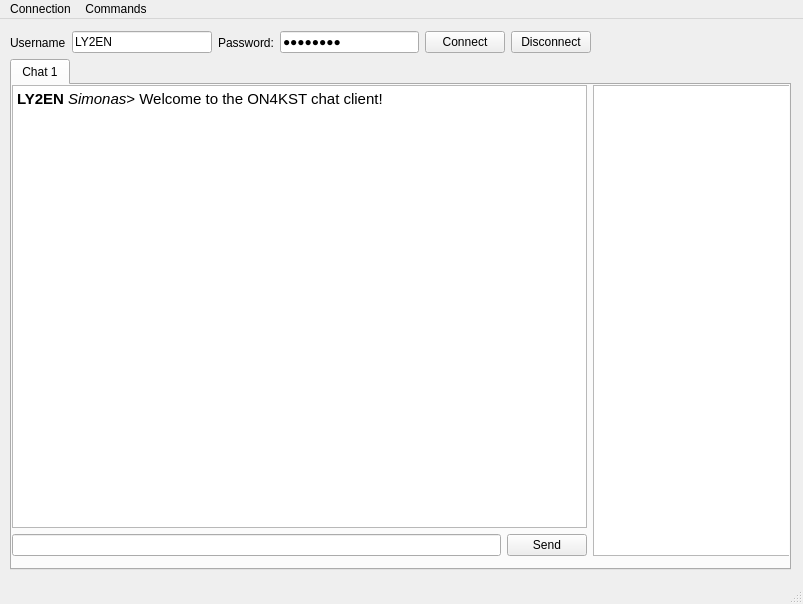
<?xml version="1.0" encoding="UTF-8"?>
<ui version="4.0">
 <class>LYAChatWindow</class>
 <widget class="QMainWindow" name="LYAChatWindow">
  <property name="geometry">
   <rect>
    <x>0</x>
    <y>0</y>
    <width>803</width>
    <height>604</height>
   </rect>
  </property>
  <property name="minimumSize">
   <size>
    <width>803</width>
    <height>604</height>
   </size>
  </property>
  <property name="maximumSize">
   <size>
    <width>803</width>
    <height>604</height>
   </size>
  </property>
  <property name="windowTitle">
   <string>LYAChat - Main Window</string>
  </property>
  <widget class="QWidget" name="centralwidget">
   <widget class="QTabWidget" name="tabWidget">
    <property name="geometry">
     <rect>
      <x>10</x>
      <y>40</y>
      <width>781</width>
      <height>511</height>
     </rect>
    </property>
    <property name="sizePolicy">
     <sizepolicy hsizetype="Maximum" vsizetype="Maximum">
      <horstretch>0</horstretch>
      <verstretch>0</verstretch>
     </sizepolicy>
    </property>
    <property name="autoFillBackground">
     <bool>true</bool>
    </property>
    <widget class="QWidget" name="tab">
     <attribute name="title">
      <string>Chat 1</string>
     </attribute>
     <widget class="QWidget" name="horizontalLayoutWidget_2">
      <property name="geometry">
       <rect>
        <x>0</x>
        <y>0</y>
        <width>781</width>
        <height>471</height>
       </rect>
      </property>
      <layout class="QHBoxLayout" name="horizontalLayout_3">
       <item>
        <layout class="QVBoxLayout" name="verticalLayout">
         <item>
          <widget class="QTextEdit" name="textEdit">
           <property name="readOnly">
            <bool>true</bool>
           </property>
           <property name="html">
            <string>&lt;!DOCTYPE HTML PUBLIC &quot;-//W3C//DTD HTML 4.0//EN&quot; &quot;http://www.w3.org/TR/REC-html40/strict.dtd&quot;&gt;
&lt;html&gt;&lt;head&gt;&lt;meta name=&quot;qrichtext&quot; content=&quot;1&quot; /&gt;&lt;style type=&quot;text/css&quot;&gt;
p, li { white-space: pre-wrap; }
&lt;/style&gt;&lt;/head&gt;&lt;body style=&quot; font-family:'Ubuntu'; font-size:11pt; font-weight:400; font-style:normal;&quot;&gt;
&lt;p style=&quot; margin-top:0px; margin-bottom:0px; margin-left:0px; margin-right:0px; -qt-block-indent:0; text-indent:0px;&quot;&gt;&lt;span style=&quot; font-weight:600;&quot;&gt;LY2EN&lt;/span&gt; &lt;span style=&quot; font-style:italic;&quot;&gt;Simonas&lt;/span&gt;&amp;gt; Welcome to the ON4KST chat client! &lt;/p&gt;&lt;/body&gt;&lt;/html&gt;</string>
           </property>
          </widget>
         </item>
         <item>
          <layout class="QHBoxLayout" name="horizontalLayout_4">
           <item>
            <widget class="QLineEdit" name="lineEdit">
             <property name="text">
              <string/>
             </property>
            </widget>
           </item>
           <item>
            <widget class="QPushButton" name="pushButton_3">
             <property name="text">
              <string>Send</string>
             </property>
            </widget>
           </item>
          </layout>
         </item>
        </layout>
       </item>
       <item alignment="Qt::AlignRight">
        <widget class="QListView" name="listView">
         <property name="maximumSize">
          <size>
           <width>200</width>
           <height>16777215</height>
          </size>
         </property>
        </widget>
       </item>
      </layout>
     </widget>
    </widget>
   </widget>
   <widget class="QWidget" name="layoutWidget">
    <property name="geometry">
     <rect>
      <x>10</x>
      <y>10</y>
      <width>581</width>
      <height>27</height>
     </rect>
    </property>
    <layout class="QHBoxLayout" name="horizontalLayout">
     <item>
      <widget class="QLabel" name="ulabel">
       <property name="text">
        <string>Username</string>
       </property>
      </widget>
     </item>
     <item>
      <widget class="QLineEdit" name="username">
       <property name="text">
        <string>LY2EN</string>
       </property>
      </widget>
     </item>
     <item>
      <widget class="QLabel" name="plabel">
       <property name="text">
        <string>Password:</string>
       </property>
      </widget>
     </item>
     <item>
      <widget class="QLineEdit" name="password">
       <property name="text">
        <string>asdfasdf</string>
       </property>
       <property name="echoMode">
        <enum>QLineEdit::Password</enum>
       </property>
      </widget>
     </item>
     <item>
      <widget class="QPushButton" name="connect">
       <property name="sizePolicy">
        <sizepolicy hsizetype="Fixed" vsizetype="Fixed">
         <horstretch>0</horstretch>
         <verstretch>0</verstretch>
        </sizepolicy>
       </property>
       <property name="text">
        <string>Connect</string>
       </property>
      </widget>
     </item>
     <item>
      <widget class="QPushButton" name="disconnect">
       <property name="sizePolicy">
        <sizepolicy hsizetype="Fixed" vsizetype="Fixed">
         <horstretch>0</horstretch>
         <verstretch>0</verstretch>
        </sizepolicy>
       </property>
       <property name="text">
        <string>Disconnect</string>
       </property>
      </widget>
     </item>
    </layout>
   </widget>
  </widget>
  <widget class="QMenuBar" name="menubar">
   <property name="geometry">
    <rect>
     <x>0</x>
     <y>0</y>
     <width>803</width>
     <height>22</height>
    </rect>
   </property>
   <widget class="QMenu" name="menuMenu">
    <property name="title">
     <string>Connection</string>
    </property>
   </widget>
   <widget class="QMenu" name="menuCommands">
    <property name="title">
     <string>Commands</string>
    </property>
   </widget>
   <addaction name="menuMenu"/>
   <addaction name="menuCommands"/>
  </widget>
  <widget class="QStatusBar" name="statusbar"/>
 </widget>
 <resources/>
 <connections/>
</ui>
